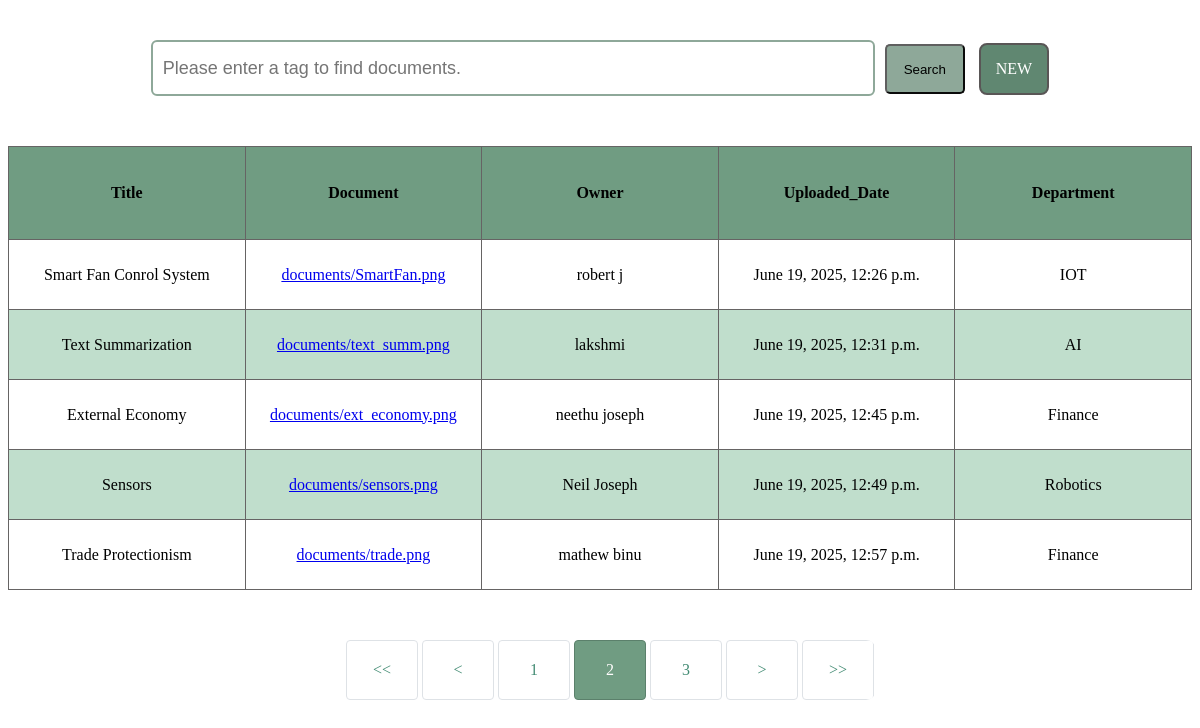
The page /table/?page=2&q= on the database its author committed.
### docs/models.py (models this page shows, shortened)
class Document(models.Model):
    title = models.CharField(max_length=700)
    description = models.TextField()
    owner = models.CharField(max_length=700)
    image = models.ImageField(upload_to='documents/')
    tags = models.TextField(max_length=10000)
    upload_at = models.DateTimeField(auto_now_add=True)
    subject = models.TextField(null=True)
    department = models.TextField(max_length=2000, null=True)

### docs/views.py (the view)
# urls.py: path('table/', views.table_data, name='table_doc'),
def table_data(request):
    query = request.GET.get('q', '')
    data = Document.objects.all()
    if query:
        data = data.filter(tags__icontains=query)
    paginator = Paginator(data, 5)
    page_num = request.GET.get('page')
    page_obj = paginator.get_page(page_num)
    return render(request, 'table.html', {'page_obj': page_obj, 'query': query})

### templates/table.html (shortened to what this page needs)
<!DOCTYPE html>
<html lang="en">
{% load static %}
<head>
    <link rel="stylesheet" href="{% static 'css/table.css' %}">
</head>
<body>
    <div class="container">
        <div class="searchPanel">
            <form method="get" class="search">
                <input type="text" name="q" placeholder="Please enter a tag to find documents." value="{{ query }}" class="searchBar">
                <button type="submit" class="searchButton">Search</button>
                <a href="{% url 'upload_doc' %}" class="new">NEW</a>
            </form>
        </div>
        <div class="tablePanel">
            <table>
                <thead>
                    <tr>
                        <th>Title</th>
                        <th>Document</th>
                        <th>Owner</th>
                        <th>Uploaded_Date</th>
                        <th>Department</th>
                    </tr>
                </thead>
                <tbody>
                    {% for doc in page_obj %}
                    <tr onclick="handleClickRow({tags : '{{ doc.tags|escapejs }}', subject : '{{ doc.subject|escapejs }}', description : '{{ doc.description|escapejs }}', image : '{{ doc.image.url|escapejs }}' })"
                        class="row-{{doc.id}}">
                        <td>{{ doc.title }}</td>
                        <td><a href="{{ doc.image.url }}">{{ doc.image }}</a></td>
                        <td>{{ doc.owner }}</td>
                        <td>{{ doc.upload_at }}</td>
                        <td>{{ doc.department }}</td>
                    </tr>
                    {% endfor %}
                </tbody>
            </table>
            <div class="pagination-con">
                {% if page_obj.has_other_pages %}
                    <ul class="pagination">
                        {% if page_obj.has_previous %}
                            <li class=" page-item"><a class="page-link" href="?page=1&q={{ query }}"><<</a></li>
                            <li class="page-item"><a class="page-link" href="?page={{ page_obj.previous_page_number }}&q={{ query }}"><</a></li>
                        {% else %}
                            <li class="page-item disabled"><span class="page-link"><<</span></li>
                            <li class="page-item disabled"><span class="page-link"><</span></li>
                        {% endif %}
                        {% for i in page_obj.paginator.get_elided_page_range %}
                            {% if page_obj.number == i %}
                                <li class="page-item active"><span class="page-link">{{ i }}</span></li>
                            {% elif i == page_obj.paginator.ELLIPSIS %}
                                <li class="page-item"><span class="page-link">{{ i }}</span></li>
                            {% else %}
                                <li class="page-item"><a class="page-link" href="?page={{ i }}&q={{ query }}">{{ i }}</a></li>
                            {% endif %}
                        {% endfor %}
                        {% if page_obj.has_next %}
                            <li class="page-item"><a class="page-link"
                                    href="?page={{ page_obj.next_page_number }}&q={{ query }}">></a></li>
                            <li class="page-item"><a class="page-link"
                                    href="?page={{ page_obj.paginator.num_pages }}&q={{ query }}">>></a></li>
                        {% else %}
                            <li class="page-item disabled"><span class="page-link">></span></li>
                            <li class="page-item disabled"><span class="page-link">>></span></li>
                        {% endif %}
                    </ul>
                {% endif %}
            </div>
        </div>
    </div>
</body>
</html>

### static/css/table.css (style rules this page uses)
table { margin-top: 50px; }
table, th, td { border-collapse: collapse; width: 100%; border: 1px solid rgb(102, 100, 100); }
th { background-color: #709c82; height: 90px; }
td { text-align: center; }
tr { height: 70px; }
th, td { width: 20%; }
tr:nth-child(even) { background-color: #c0decc; }
.pagination-con { text-align: center; }
.pagination { list-style: none; display: inline-flex; padding-left: 20px; border-radius: 10px; overflow: hidden; margin-top: 30px; margin-top: 50px; }
.page-item { margin: 0 2px; }
.page-item a, .page-item span { display: inline-block; padding: 20px; text-decoration: none; color: rgb(66, 139, 115); border: 1px solid #dee2e6; background-color: #fff; border-radius: 4px; width: 30px; }
.page-item.active span { background-color: #709c82; color: rgb(255, 253, 253); border-color: #5b806b; }
.search { text-align: center; margin-top: 40px; }
.searchBar { cursor: text; padding-block: 6px; padding-inline: 10px; width: 700px; height: 40px; border: 2px solid #8ea899; border-radius: 6px; font-size: 18px; }
.searchButton { height: 50px; margin-left: 6px; width: 80px; cursor: pointer; border-radius: 5px; background-color: #8ea899; border-color: #5f5f5f; }
.new { padding: 15px; background-color: #608771; color: white; text-decoration: none; border-radius: 8px; font-size: 16px; margin-left: 10px; transition: background-color 0.3s; display: inline-block; border: 2px solid #595656; }

### rows shown on the page
Document: title "Smart Fan Conrol System", image "documents/SmartFan.png", owner "robert j", upload_at "June 19, 2025, 12:26 p.m.", department "IOT"
Document: title "Text Summarization", image "documents/text_summ.png", owner "lakshmi", upload_at "June 19, 2025, 12:31 p.m.", department "AI"
Document: title "External Economy", image "documents/ext_economy.png", owner "neethu joseph", upload_at "June 19, 2025, 12:45 p.m.", department "Finance"
Document: title "Sensors", image "documents/sensors.png", owner "Neil Joseph", upload_at "June 19, 2025, 12:49 p.m.", department "Robotics"
Document: title "Trade Protectionism", image "documents/trade.png", owner "mathew binu", upload_at "June 19, 2025, 12:57 p.m.", department "Finance"

### other values the page prints
{{ i }} "1" "3"
{{ i }} "2"
